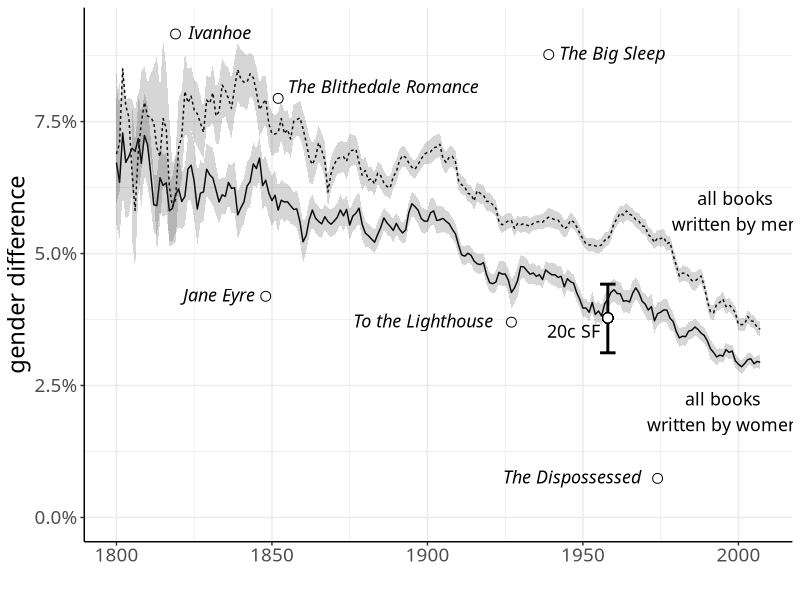
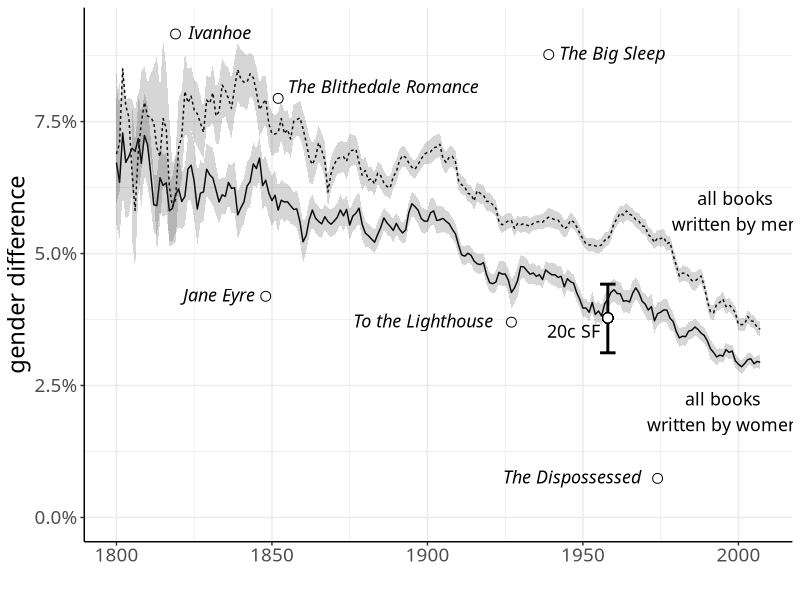

These figures' R source, in order:
# Plotting differentiation for individual volumes

library(scales)
library(ggplot2)

this.dir <- dirname(parent.frame(2)$ofile)
setwd(this.dir)

df <- read.csv('../dataforR/differentiation_plot.csv')
df <- df[df$year > 1799, ]
sf = data.frame(year = 1958,  low = 0.0312, mean = 0.0380, high = 0.0442)
individuals = data.frame(year = c(1927, 1852, 1939, 1848, 1974, 1819), diff = c(0.0370, 0.0794, 0.0877, 0.0419, 0.0074, 0.0916), 
                         labels = c('To the Lighthouse', 'The Blithedale Romance', 'The Big Sleep', 'Jane Eyre', 'The Dispossessed', 'Ivanhoe'),
                         hjust = c(1.13, -0.05, -0.1, 1.15, 1.12, -0.2),
                         vjust = c(0.4,-0.4, 0.4, 0.4, 0.4, .4))
legend = data.frame(year = c(1999, 1995, 1947), diff = c(0.058, 0.020, 0.0353),
                    labels = c('all books\nwritten by men', 'all books\nwritten by women', '20c SF'))

p <- ggplot(df, aes(x = year)) + geom_line(aes(y = median, linetype = authgender)) + 
  geom_errorbar(data=sf, mapping=aes(x=year, ymin=low, ymax=high), width=5, size=1) +
  geom_ribbon(data=subset(df, authgender =='f'), aes(ymin=lower, ymax=upper), alpha=0.2) +
  geom_ribbon(data=subset(df, authgender == 'm'), aes(ymin=lower, ymax=upper), alpha=0.2) +
  theme_bw() + theme(text = element_text(size = 17, family = 'Avenir Next Medium'),
                     panel.border = element_blank()) +
  theme(axis.line = element_line(color = 'black')) +
  geom_point(data=individuals, mapping=aes(x=year, y=diff), size= 3, shape=21, fill="white") +
  geom_point(aes(x = 1958, y = 0.0378), size = 3, shape = 21, fill = 'white') +
  geom_text(data = individuals, aes(x = year, y = diff, label = labels, hjust = hjust,
                                    vjust = vjust, family = 'Avenir Next Medium',
                                    fontface = 'italic', size = 4.5)) + 
  scale_x_continuous("") + theme(legend.position = 'none') +
  geom_text(data = legend, aes(x = year, y = diff, label = labels), size = 4.5, 
            family = 'Avenir Next Medium', fontface = 'plain') +
  scale_y_continuous("gender difference", labels = percent, limits = c(0, 0.092))

tiff("../images/C4Fig7differentiation_plot.tiff", height = 7, width = 9, units = 'in', res=400)
plot(p)
dev.off()
plot(p)